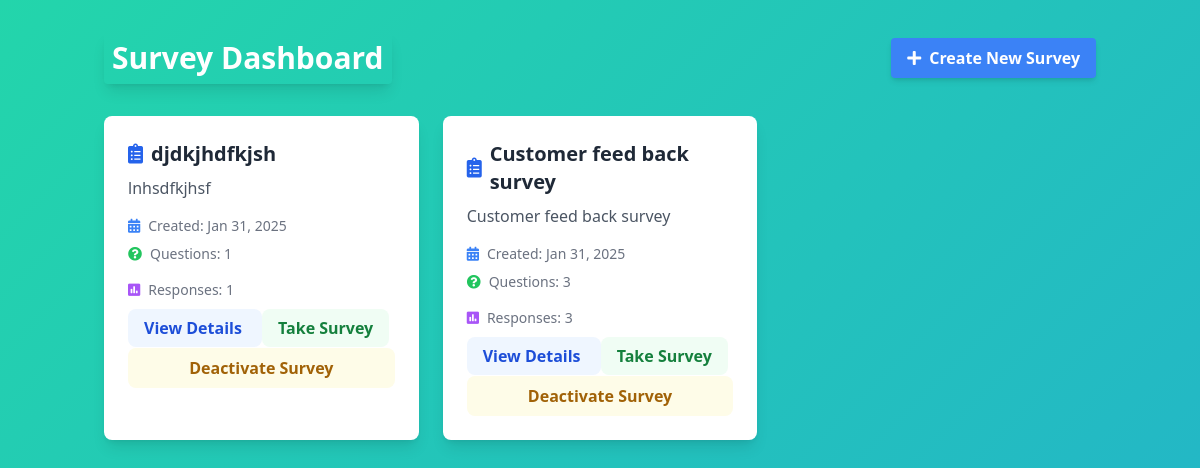
/survey/ (signed in), run on an earlier commit of the app's database.
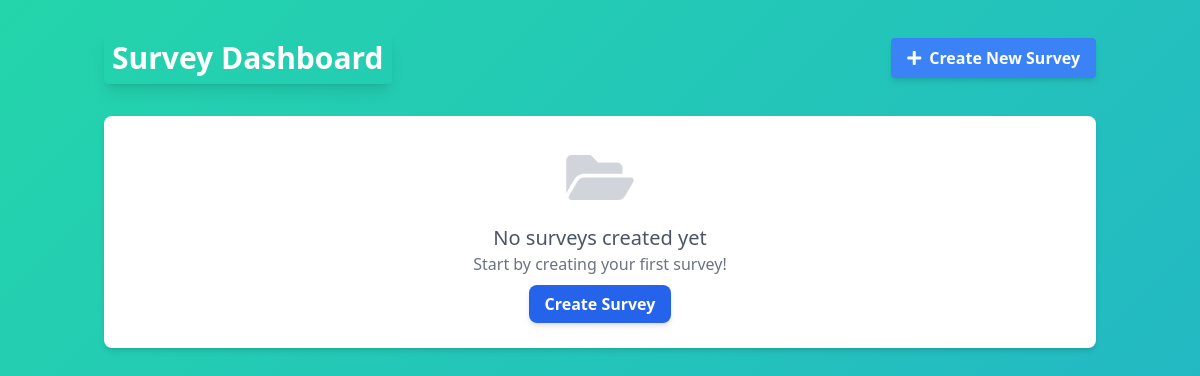
And on a later commit of the database.
### surveys/models.py (models this page shows, shortened)
class Survey(models.Model):
    title = models.CharField(max_length=200)
    description = models.TextField(blank=True, null=True)
    user = models.ForeignKey(
        settings.AUTH_USER_MODEL,
        on_delete=models.CASCADE,
        related_name='surveys',
        null=True  # Allow existing surveys to remain
    )
    created_at = models.DateTimeField(auto_now_add=True)
    updated_at = models.DateTimeField(auto_now=True)
    unique_link = models.CharField(max_length=16, unique=True, blank=True)
    is_active = models.BooleanField(default=True)  # New field to track survey activation status

### surveys/views.py (the view)
# urls.py: path('', HomeView.as_view(), name='home'),
class HomeView(LoginRequiredMixin, View):
    def get(self, request):
        surveys = Survey.objects.filter(user=request.user, is_active=True).order_by('-created_at')
        return render(request, 'surveys/home.html', {
            'surveys': surveys,
            'user': request.user
        })

### templates/surveys/home.html (shortened to what this page needs)
<!DOCTYPE html>
<html lang="en">
<head>
    <script src="https://cdn.tailwindcss.com"></script>
    <link rel="stylesheet" href="https://cdnjs.cloudflare.com/ajax/libs/font-awesome/5.15.4/css/all.min.css">
</head>
<body class="animated-bg min-h-screen bg-gray-100">
    <div class="container mx-auto px-4 py-8">
        <div class="flex justify-between items-center mb-8">
            <h1 class="text-3xl font-bold text-white shadow-lg p-2 rounded">Survey Dashboard</h1>
            <a href="{% url 'surveys:create_survey' %}"
               class="bg-blue-500 hover:bg-blue-700 text-white font-bold py-2 px-4 rounded transition transform hover:scale-105 shadow-md">
                <i class="fas fa-plus mr-2"></i>Create New Survey
            </a>
        </div>
        {% if surveys %}
        <div class="grid md:grid-cols-2 lg:grid-cols-3 gap-6">
            {% for survey in surveys %}
            <div class="bg-white shadow-lg rounded-lg p-6 hover:shadow-xl transition-all duration-300 transform hover:-translate-y-2">
                <h2 class="text-xl font-semibold mb-2 text-gray-800 flex items-center">
                    <i class="fas fa-clipboard-list mr-2 text-blue-600"></i>
                    {{ survey.title }}
                </h2>
                <p class="text-gray-600 mb-4 truncate">{{ survey.description|default:"No description" }}</p>
                <div class="flex items-center text-sm text-gray-500 mb-2">
                    <i class="fas fa-calendar-alt mr-2 text-blue-500"></i>
                    Created: {{ survey.created_at|date:"M d, Y" }}
                </div>
                <div class="flex items-center text-sm text-gray-500 mb-4">
                    <i class="fas fa-question-circle mr-2 text-green-500"></i>
                    Questions: {{ survey.questions.count }}
                </div>
                <div class="flex items-center text-sm text-gray-500 mb-4">
                    <i class="fas fa-poll mr-2 text-purple-500"></i>
                    Responses: {{ survey.responses.count }}
                </div>
                <a href="{% url 'surveys:survey_detail' survey.id %}"
                   class="w-full bg-blue-50 text-blue-700 hover:bg-blue-100 py-2 px-4 rounded-lg text-center font-semibold transition-colors">
                    View Details
                </a>
                <a href="{% url 'surveys:take_survey' survey.unique_link %}"
                   class="w-full bg-green-50 text-green-700 hover:bg-green-100 py-2 px-4 rounded-lg text-center font-semibold transition-colors mt-2">
                    Take Survey
                </a>
                <form method="post" action="{% url 'surveys:deactivate_survey' survey.id %}" style="display:inline;">
                    <button type="submit" class="w-full bg-yellow-50 text-yellow-700 hover:bg-yellow-100 py-2 px-4 rounded-lg text-center font-semibold transition-colors mt-2" onclick="return confirm('Are you sure you want to deactivate this survey?');">
                        Deactivate Survey
                    </button>
                </form>
            </div>
            {% endfor %}
        </div>
        {% else %}
        <div class="text-center bg-white rounded-lg p-8 shadow-md">
            <i class="fas fa-folder-open text-6xl text-gray-300 mb-4"></i>
            <h2 class="text-xl text-gray-600">No surveys created yet</h2>
            <p class="text-gray-500 mb-4">Start by creating your first survey!</p>
            <a href="{% url 'surveys:create_survey' %}"
               class="bg-blue-600 hover:bg-blue-700 text-white font-bold py-2 px-4 rounded-lg shadow-md transform hover:scale-105 transition-transform duration-200">
                Create Survey
            </a>
        </div>
        {% endif %}
    </div>
</body>
</html>

What changed in the data, as far as the page shows it:
no longer on this page (row edited): Survey: title "djdkjhdfkjsh", description "lnhsdfkjhsf", created_at "Jan 31, 2025", questions.count "1", responses.count "1"
no longer on this page (row edited): Survey: title "Customer feed back survey", description "Customer feed back survey", created_at "Jan 31, 2025", questions.count "3", responses.count "3"
Also different on the page:
text now shown: "No surveys created yet Start by creating your first survey! Create Survey"
